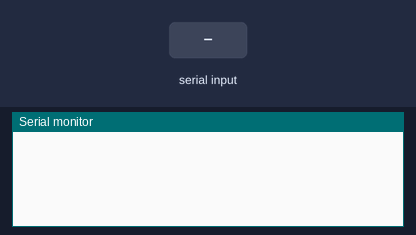
The sketch below on a simulated Arduino Mega 2560, built with avr-gcc and run on an emulated ATmega2560. Parts: the last lines printed to the serial monitor. The inputs (shaded band) are chosen by the test bench.

Above: at 1.2 s.
1.3 s: "1\n" received over the second serial link
At 1.8 s:
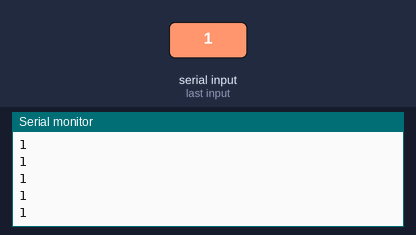
3.2 s: "0\n" received over the second serial link
At 4.2 s:
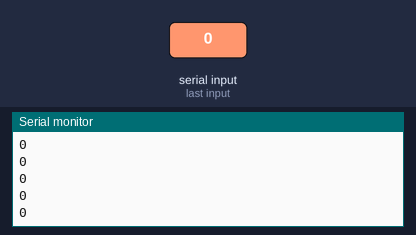
4.7 s: "2\n" received over the second serial link
At 5.6 s:
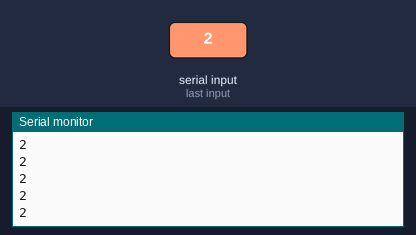
Timing chart, 0 to 7.7 s (numbered marks = the images above; inputs shaded):
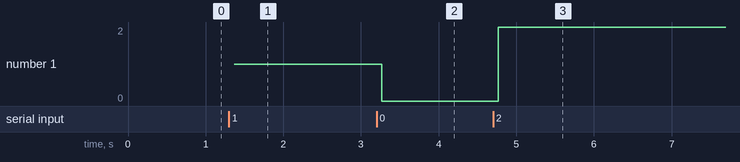

The sketch:

Hydreon_RG_9.ino
```cpp
/*
 Hydreon RG-9 RS232 Arduino

 Based on https://forum.arduino.cc/t/serial-input-basics/278284

Connect the SO(Serial out) pin to pin 5 on the shield to the SI(Serial in) to pin 6.
D5 / SO
D6 / SI

Rain Sensitivity Levels
R 0 (None)
R 1 (Rain Drops)
R 2 (Very Light)
R 3 (Medium Light)
R 4 (Medium)
R 5 (Medium Heavy)
R 6 (Heavy)
R 7 (Violent)
R 0 TooCold;TooCold = appended to message if it is too cold to reliably sense, this will also set the R value to 0.
*/

const byte numChars = 32;
char rain_sensitivity[numChars]; // an array to store the received data
#include <SoftwareSerial.h>
SoftwareSerial Serial1(5, 6);// RX, TX

boolean newData = false;

void setup() {
 Serial.begin(9600);
 Serial1.begin(9600);// opens serial port, sets data rate to 9600 bps
}

void loop() {
 recvWithEndMarker();
 //showNewData();
 Serial.println(rain_sensitivity);
}

void recvWithEndMarker() {
 static byte ndx = 0;
 char endMarker = '\n';
 char rc;

 // if (Serial.available() > 0) {
  while (Serial1.available() > 0 ) {
// while (Serial1.available() > 0 && newData == false) {
 rc = Serial1.read();

 if (rc != endMarker) {
 rain_sensitivity[ndx] = rc;
 ndx++;
 if (ndx >= numChars) {
 ndx = numChars - 1;
 }
 }
 else {
 rain_sensitivity[ndx] = '\0'; // terminate the string
 ndx = 0;
 newData = true;
 }
 }
}

void showNewData() {
 if (newData == true) {
 Serial.println(rain_sensitivity);
 newData = false;
 }
}
```

Measured:
- after the input at 1.3 s, the serial monitor: prints a new line after 0.07 s (image 1)
- after the input at 3.2 s, the serial monitor: prints a new line after 0.07 s (image 2)
- after the input at 4.7 s, the serial monitor: prints a new line after 0.07 s (image 3)
- plotted number 1: 1 → 0 after the input at 3.2 s, 0 → 2 after the input at 4.7 s
